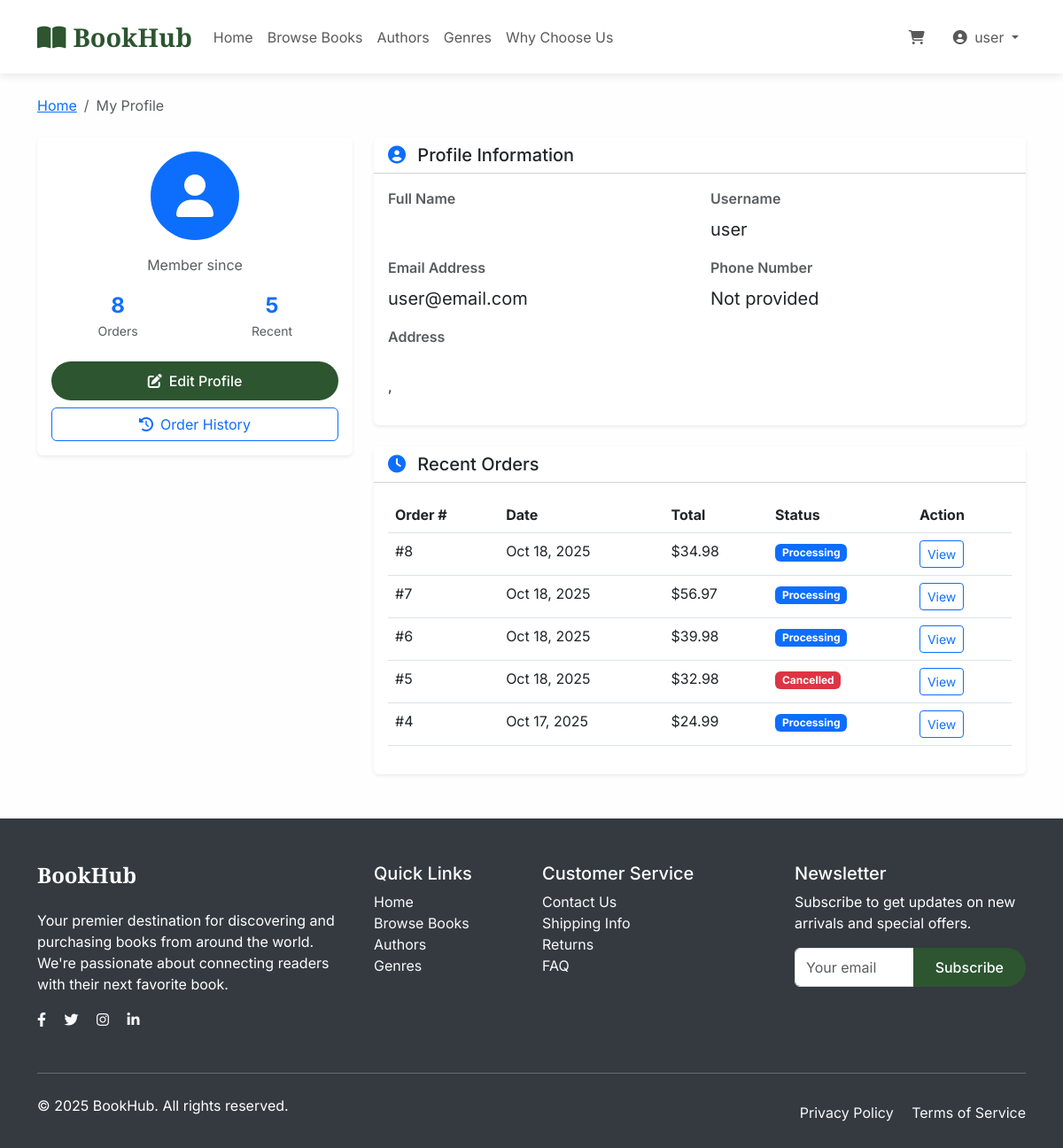
The app's page /profile/ (signed in), older data.
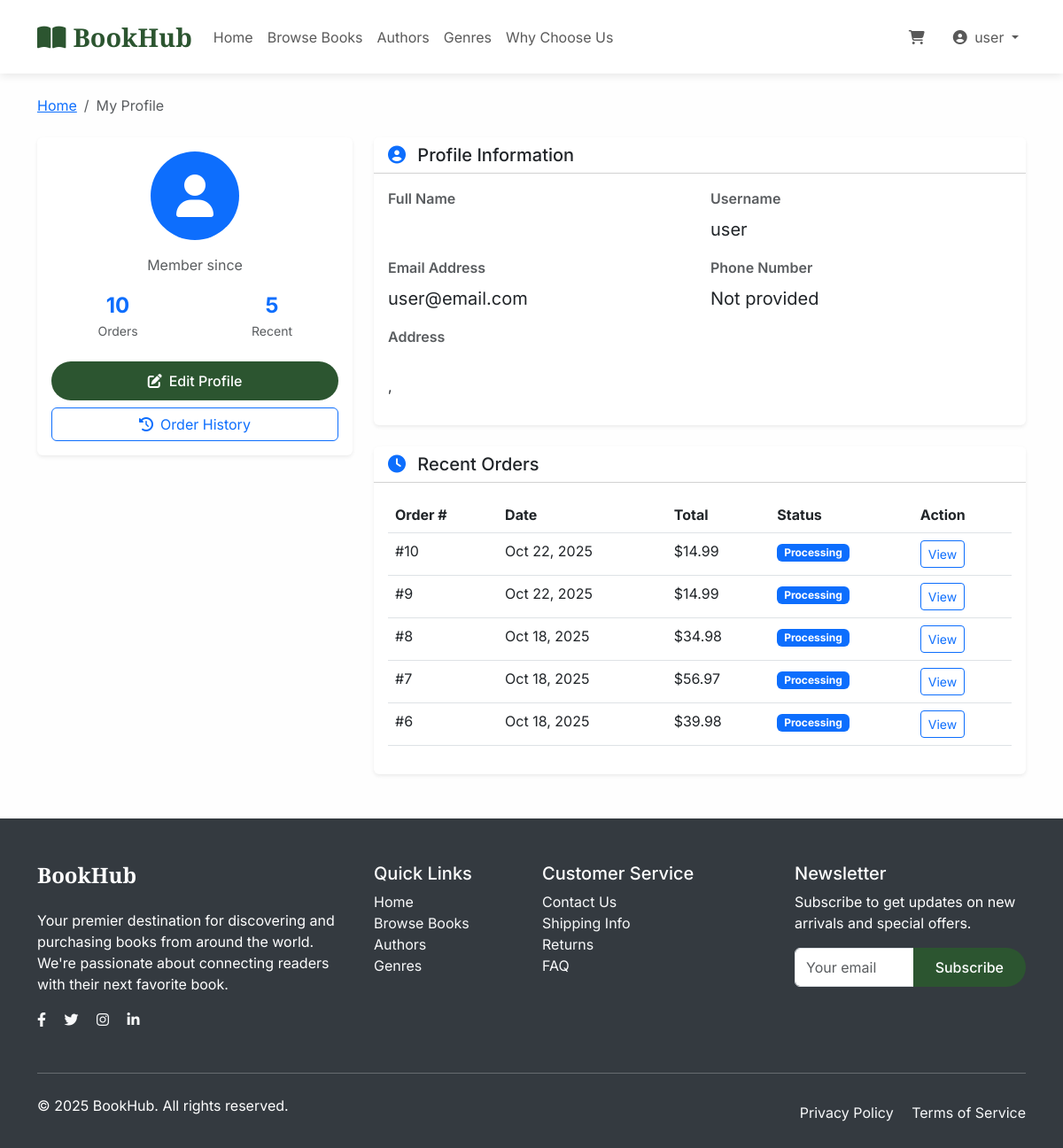
The same page, newer data.
### books/models.py (models this page shows, shortened)
class Order(models.Model):
    ORDER_STATUS = [
        ('pending', 'Pending'),
        ('processing', 'Processing'),
        ('shipped', 'Shipped'),
        ('delivered', 'Delivered'),
        ('cancelled', 'Cancelled'),
    ]
    OrderID = models.AutoField(primary_key=True)
    CustomerID = models.ForeignKey(Customer, on_delete=models.CASCADE)
    OrderDate = models.DateTimeField(auto_now_add=True)
    TotalAmount = models.DecimalField(max_digits=10, decimal_places=2, default=0)
    OrderStatus = models.CharField(max_length=20, choices=ORDER_STATUS, default='pending')

### books/views.py (the view)
# urls.py: path('profile/', views.profile_view, name='profile_view'),
@login_required
def profile_view(request):
    customer = request.user.customer
    user_orders = Order.objects.filter(CustomerID=customer).order_by('-OrderDate')[:5]  # Recent orders
    context = {
        'customer': customer,
        'user_orders': user_orders,
        'total_orders': Order.objects.filter(CustomerID=customer).count(),
    }
    return render(request, 'books/profile_view.html', context)

### books/context_processors.py (called while the page is built)
def cart_count(request):
    if request.user.is_authenticated:
        try:
            pending_order = request.user.customer.order_set.filter(OrderStatus='pending').first()
            if pending_order:
                cart_count = pending_order.orderitems.count()
            else:
                cart_count = 0
        except:
            cart_count = 0
    else:
        cart_count = 0
    return {'cart_count': cart_count}

### books/models.py (called while the page is built)
    def get_full_name(self):
        return f"{self.FirstName} {self.LastName}"

### books/templates/books/profile_view.html (shortened to what the changed rows need)
{% extends 'base.html' %}
{% block content %}
<div class="container mt-4">
    <div class="row">
        <div class="col-lg-4 mb-4">
            <div class="card border-0 shadow-sm">
                <div class="card-body text-center">
                    <div class="profile-stats mb-4">
                        <div class="row text-center">
                            <div class="col-6">
                                <div class="fw-bold text-primary fs-4">{{ total_orders }}</div>
                                <div class="text-muted small">Orders</div>
                            </div>
                        </div>
                    </div>
                </div>
            </div>
        </div>
        <div class="col-lg-8">
            <div class="card border-0 shadow-sm mt-4">
                <div class="card-body">
                    {% if user_orders %}
                    <div class="table-responsive">
                        <table class="table table-hover">
                            <thead>
                                <tr>
                                    <th>Order #</th>
                                    <th>Date</th>
                                    <th>Total</th>
                                    <th>Status</th>
                                    <th>Action</th>
                                </tr>
                            </thead>
                            <tbody>
                                {% for order in user_orders %}
                                <tr>
                                    <td>#{{ order.OrderID }}</td>
                                    <td>{{ order.OrderDate|date:"M d, Y" }}</td>
                                    <td>${{ order.TotalAmount }}</td>
                                    <td>
                                        <span class="badge
                                            {% if order.OrderStatus == 'delivered' %}bg-success
                                            {% elif order.OrderStatus == 'processing' %}bg-primary
                                            {% elif order.OrderStatus == 'shipped' %}bg-info
                                            {% elif order.OrderStatus == 'cancelled' %}bg-danger
                                            {% else %}bg-warning{% endif %}">
                                            {{ order.OrderStatus|title }}
                                        </span>
                                    </td>
                                    <td>
                                        <a href="{% url 'order_detail' order.OrderID %}" class="btn btn-outline-primary btn-sm">
                                            View
                                        </a>
                                    </td>
                                </tr>
                                {% endfor %}
                            </tbody>
                        </table>
                    </div>
                    {% else %}
                    <div class="text-center py-4">
                        <i class="fas fa-shopping-bag fa-2x text-muted mb-3"></i>
                        <p class="text-muted">No orders yet</p>
                        <a href="{% url 'book_list' %}" class="btn btn-primary-custom">Start Shopping</a>
                    </div>
                    {% endif %}
                </div>
            </div>
        </div>
    </div>
</div>
{% endblock %}

Row changes from the older to the newer data that the page shows:
no longer on this page (row unchanged): Order: OrderID "5", OrderDate "Oct 18, 2025", TotalAmount "32.98", OrderStatus "Cancelled"
no longer on this page (row unchanged): Order: OrderID "4", OrderDate "Oct 17, 2025", TotalAmount "24.99", OrderStatus "Processing"
added Order: OrderID "10", OrderDate "Oct 22, 2025", TotalAmount "14.99", OrderStatus "Processing"
added Order: OrderID "9", OrderDate "Oct 22, 2025", TotalAmount "14.99", OrderStatus "Processing"
Text that changed along with them:
{{ total_orders }}: "8" → "10"
